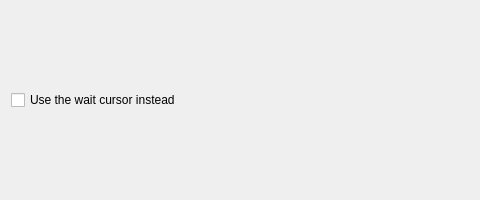
<?xml version="1.0" encoding="UTF-8"?>
<ui version="4.0">
 <class>StartupFeedbackEffectConfig</class>
 <widget class="QWidget" name="StartupFeedbackEffectConfig">
  <property name="geometry">
   <rect>
    <x>0</x>
    <y>0</y>
    <width>480</width>
    <height>200</height>
   </rect>
  </property>
  <layout class="QVBoxLayout">
   <item>
    <widget class="QCheckBox" name="kcfg_UseWaitCursor">
     <property name="sizePolicy">
      <sizepolicy hsizetype="Fixed" vsizetype="Fixed">
       <horstretch>0</horstretch>
       <verstretch>0</verstretch>
      </sizepolicy>
     </property>
     <property name="text">
      <string>Use the wait cursor instead</string>
     </property>
    </widget>
   </item>
  </layout>
 </widget>
 <resources/>
 <connections/>
</ui>
